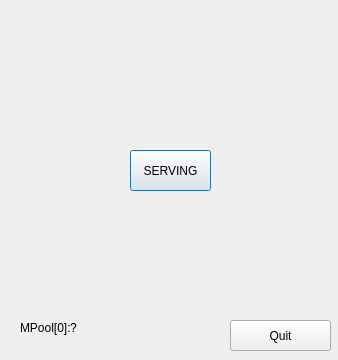
<?xml version="1.0" encoding="UTF-8"?>
<ui version="4.0">
 <class>Gui</class>
 <widget class="QDialog" name="Gui">
  <property name="geometry">
   <rect>
    <x>0</x>
    <y>0</y>
    <width>338</width>
    <height>360</height>
   </rect>
  </property>
  <property name="sizePolicy">
   <sizepolicy hsizetype="Fixed" vsizetype="Fixed">
    <horstretch>0</horstretch>
    <verstretch>0</verstretch>
   </sizepolicy>
  </property>
  <property name="windowTitle">
   <string>Dialog</string>
  </property>
  <property name="windowIcon">
   <iconset>
    <normaloff>res/qp.ico</normaloff>res/qp.ico</iconset>
  </property>
  <widget class="QPushButton" name="m_pauseButton">
   <property name="geometry">
    <rect>
     <x>130</x>
     <y>150</y>
     <width>81</width>
     <height>41</height>
    </rect>
   </property>
   <property name="cursor">
    <cursorShape>PointingHandCursor</cursorShape>
   </property>
   <property name="autoFillBackground">
    <bool>false</bool>
   </property>
   <property name="text">
    <string>SERVING</string>
   </property>
   <property name="icon">
    <iconset>
     <normaloff>:/res/EK-BTN_UP.png</normaloff>:/res/EK-BTN_UP.png</iconset>
   </property>
   <property name="iconSize">
    <size>
     <width>43</width>
     <height>45</height>
    </size>
   </property>
  </widget>
  <widget class="QPushButton" name="m_quitButton">
   <property name="geometry">
    <rect>
     <x>230</x>
     <y>320</y>
     <width>101</width>
     <height>31</height>
    </rect>
   </property>
   <property name="text">
    <string>Quit</string>
   </property>
  </widget>
  <widget class="QLabel" name="m_philoLabel_0">
   <property name="geometry">
    <rect>
     <x>130</x>
     <y>20</y>
     <width>80</width>
     <height>74</height>
    </rect>
   </property>
   <property name="text">
    <string/>
   </property>
   <property name="pixmap">
    <pixmap resource="gui.qrc">:/res/thinking.png</pixmap>
   </property>
  </widget>
  <widget class="QLabel" name="m_philoLabel_1">
   <property name="geometry">
    <rect>
     <x>240</x>
     <y>100</y>
     <width>80</width>
     <height>74</height>
    </rect>
   </property>
   <property name="text">
    <string/>
   </property>
   <property name="pixmap">
    <pixmap resource="gui.qrc">:/res/thinking.png</pixmap>
   </property>
  </widget>
  <widget class="QLabel" name="m_philoLabel_2">
   <property name="geometry">
    <rect>
     <x>190</x>
     <y>230</y>
     <width>80</width>
     <height>74</height>
    </rect>
   </property>
   <property name="text">
    <string/>
   </property>
   <property name="pixmap">
    <pixmap resource="gui.qrc">:/res/thinking.png</pixmap>
   </property>
  </widget>
  <widget class="QLabel" name="m_philoLabel_3">
   <property name="geometry">
    <rect>
     <x>60</x>
     <y>230</y>
     <width>80</width>
     <height>74</height>
    </rect>
   </property>
   <property name="text">
    <string/>
   </property>
   <property name="pixmap">
    <pixmap resource="gui.qrc">:/res/thinking.png</pixmap>
   </property>
  </widget>
  <widget class="QLabel" name="m_philoLabel_4">
   <property name="geometry">
    <rect>
     <x>10</x>
     <y>100</y>
     <width>80</width>
     <height>74</height>
    </rect>
   </property>
   <property name="text">
    <string/>
   </property>
   <property name="pixmap">
    <pixmap resource="gui.qrc">:/res/thinking.png</pixmap>
   </property>
  </widget>
  <widget class="QLabel" name="label">
   <property name="geometry">
    <rect>
     <x>20</x>
     <y>320</y>
     <width>51</width>
     <height>16</height>
    </rect>
   </property>
   <property name="text">
    <string>MPool[0]:</string>
   </property>
  </widget>
  <widget class="QLabel" name="m_epoolLabel">
   <property name="geometry">
    <rect>
     <x>70</x>
     <y>320</y>
     <width>51</width>
     <height>16</height>
    </rect>
   </property>
   <property name="text">
    <string>?</string>
   </property>
  </widget>
 </widget>
 <tabstops>
  <tabstop>m_pauseButton</tabstop>
  <tabstop>m_quitButton</tabstop>
 </tabstops>
 <resources>
  <include location="gui.qrc"/>
 </resources>
 <connections>
  <connection>
   <sender>m_quitButton</sender>
   <signal>clicked()</signal>
   <receiver>Gui</receiver>
   <slot>onQuit()</slot>
   <hints>
    <hint type="sourcelabel">
     <x>255</x>
     <y>331</y>
    </hint>
    <hint type="destinationlabel">
     <x>193</x>
     <y>329</y>
    </hint>
   </hints>
  </connection>
  <connection>
   <sender>m_pauseButton</sender>
   <signal>pressed()</signal>
   <receiver>Gui</receiver>
   <slot>onPausePressed()</slot>
   <hints>
    <hint type="sourcelabel">
     <x>169</x>
     <y>163</y>
    </hint>
    <hint type="destinationlabel">
     <x>180</x>
     <y>212</y>
    </hint>
   </hints>
  </connection>
  <connection>
   <sender>m_pauseButton</sender>
   <signal>released()</signal>
   <receiver>Gui</receiver>
   <slot>onPauseReleased()</slot>
   <hints>
    <hint type="sourcelabel">
     <x>186</x>
     <y>171</y>
    </hint>
    <hint type="destinationlabel">
     <x>293</x>
     <y>200</y>
    </hint>
   </hints>
  </connection>
  <connection>
   <sender>Gui</sender>
   <signal>finished(int)</signal>
   <receiver>Gui</receiver>
   <slot>onQuit()</slot>
   <hints>
    <hint type="sourcelabel">
     <x>315</x>
     <y>27</y>
    </hint>
    <hint type="destinationlabel">
     <x>278</x>
     <y>36</y>
    </hint>
   </hints>
  </connection>
 </connections>
 <slots>
  <slot>onPausePressed()</slot>
  <slot>onPauseReleased()</slot>
  <slot>onQuit()</slot>
 </slots>
</ui>
